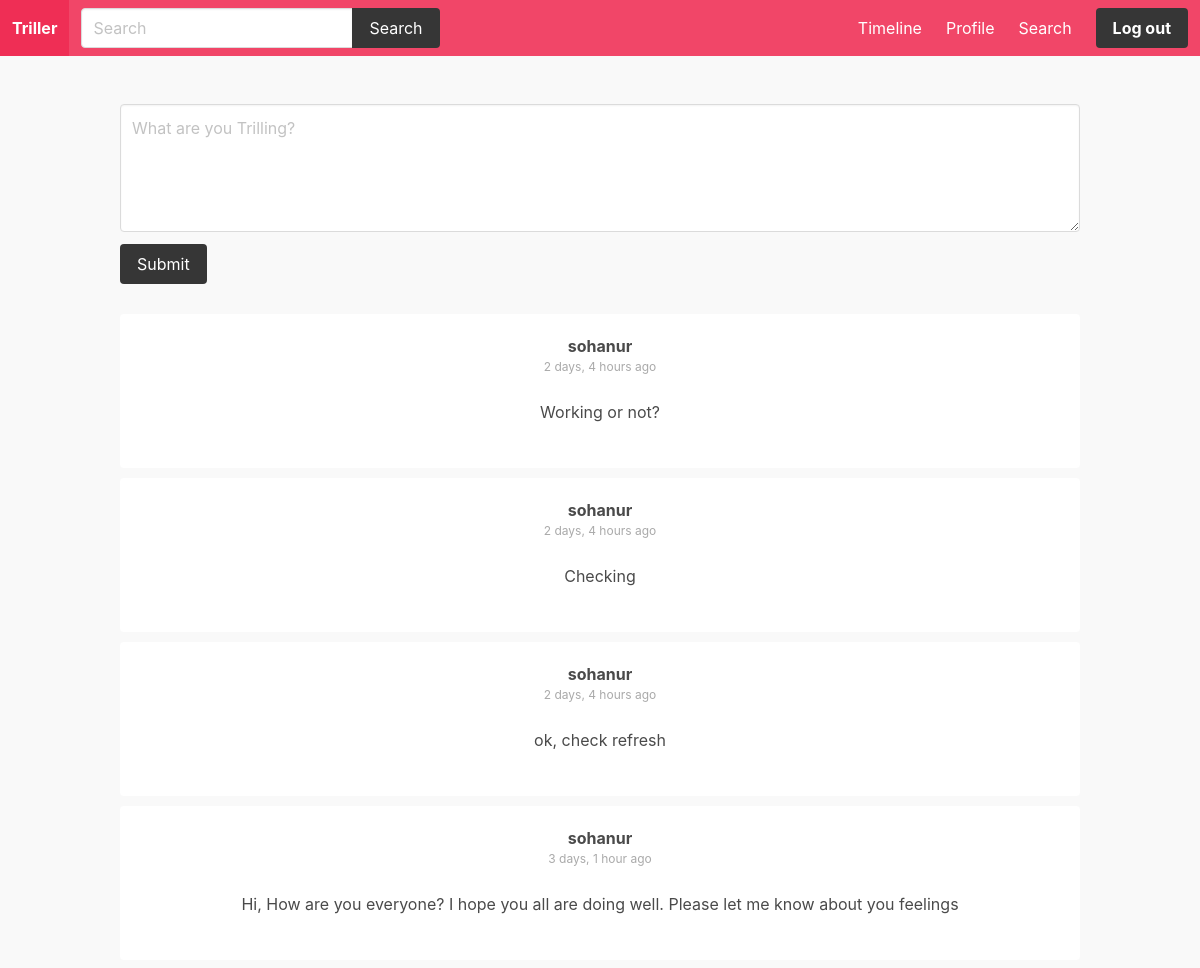
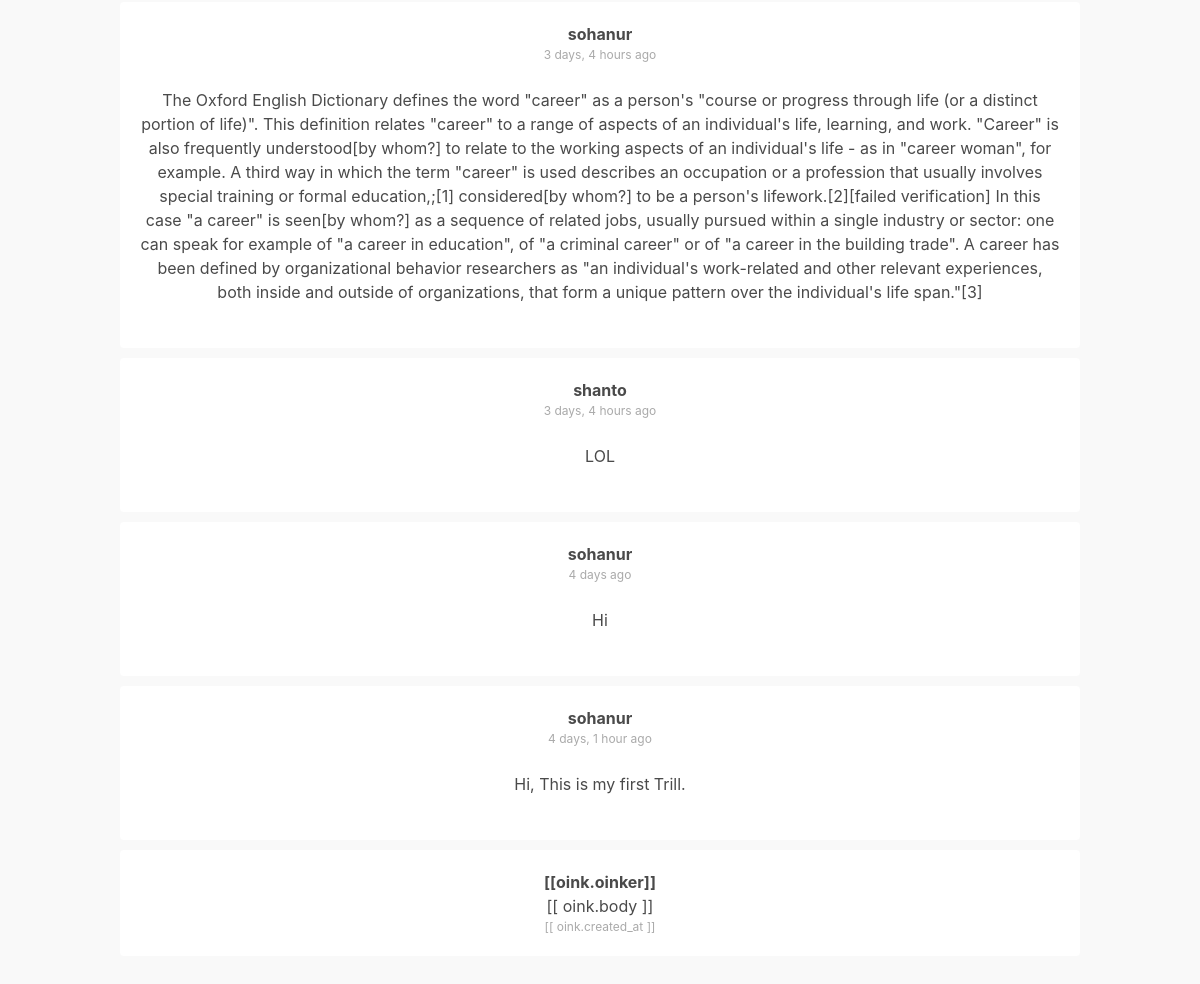
/feed/ (signed in), run on the app's committed database (2 pictures, top to bottom).
### feed/models.py (models this page shows)
class Oink(models.Model):
    body = models.CharField(max_length=300)
    created_by = models.ForeignKey(User, related_name='oinks', on_delete=models.CASCADE)
    created_at = models.DateTimeField(auto_now_add=True)
    class Meta:
        ordering = ('-created_at',)

### feed/views.py (the view)
# urls.py: path('feed/', feed, name ='feed'),
@login_required
def feed(request):
    userids = [request.user.id]
    for oinker in request.user.oinkerprofile.follows.all():
        userids.append(oinker.user.id)
    oinks = Oink.objects.filter(created_by_id__in= userids)
    context = {
        'oinks': oinks,
    }
    return render(request, 'feed/feed.html', context)

### templates/feed/feed.html (shortened to what this page needs)
{% extends 'core/base.html' %}
{% load humanize %}
{% block content %}
    <div class="container" id="feedapp">
        <div class="columns">
            <div class="column is-12">
                <div class="wrapper-form">
                    <form v-on:submit.prevent="submitOink()" onsubmit="return false;">
                        <div class="field">
                            <div class="control">
                                <textarea class="textarea" v-model="body" placeholder="What are you Trilling?"></textarea>
                            </div>
                        </div>
                        <div class="field">
                            <div class="control">
                                <button class="button is-dark">Submit</button>
                            </div>
                        </div>
                    </form>
                </div>
                <center>
                <div class="wrapper-oinks">
                    {% for oink in oinks %}
                    <div class="oink">
                        <p class="name">{{ oink.created_by.username }} <p class="info">{{ oink.created_at|naturaltime }}</p></p>
                        <p class="mt-5">{{ oink.body }}</p><br>
                    </div>
                    {% endfor %}
                    <div class="oink" v-for="oink in oinks">
                        <p class="name">[[oink.oinker]]</p>
                        <p> [[ oink.body ]]</p>
                        <p class="info">[[ oink.created_at ]]</p>
                    </div>
                </div>
                </center>
            </div>
        </div>
    </div>
{% endblock %}

### templates/core/base.html (shortened to what this page needs)
<!DOCTYPE html>
{% load static %}
<html>
    <head>
        <link rel="stylesheet" href="https://cdn.jsdelivr.net/npm/bulma@0.9.0/css/bulma.min.css">
        <link rel="stylesheet" href="{% static 'css/main.css' %}">
    </head>
    <body>
        <nav class="navbar is-danger" role="navigation">
            <div class="navbar-brand">
                <a href="/" class="navbar-item"><strong>Triller</strong></a>
            </div>
            <div class="navbar-menu">
                 <div class="navbar-start">
                    <div class="navbar-item">
                        <form method="get" action="">
                            <div class="field has-addons">
                                <div class="control">
                                    <input type="text" class="input" placeholder="Search" name="query">
                                </div>
                                <div class="control">
                                    <button class="button is-dark"> Search</button>
                                </div>
                            </div>
                        </form>
                    </div>
                </div>
                <div class="navbar-menu">
                    <div class="navbar-end">
                        {% if request.user.is_authenticated %}
                            <a href="{% url 'feed' %}" class="navbar-item">Timeline</a>
                            <a href="{% url 'oinkerprofile' request.user.username %}" class="navbar-item">Profile</a>
                            <a href="{% url 'search' %}" class="navbar-item">Search</a>
                        {% endif %}
                        <div class="navbar-item">
                            <div class="buttons">
                            {% if request.user.is_authenticated %}
                                <a href="{% url 'logout' %}" class="button is-dark"><strong>Log out</strong></a>
                            {% else %}
                                <a href="{% url 'signup' %}" class="button is-success"><strong>Sign up</strong></a>
                                <a href="{% url 'login' %}" class="button is-dark">Log in</a>
                            {% endif %}
                            </div>
                        </div>
                    </div>
                </div>
    </div>
</nav>
        <section class="section">
            {% block content %}
            {% endblock %}
        </section>
    </body>
</html>

### static/css/main.css (style rules this page uses)
body { background: #f9f9f9; }
.wrapper-oinks { margin-top: 30px; }
.wrapper-oinks .oink, .notifications-wrapper .media { margin-bottom: 10px; padding: 20px; border-radius: 4px; background: #fff; }
.wrapper-oinks .oink .name { font-weight: bold; }
.wrapper-oinks .oink .info { font-size: 12px; color: rgb(170, 170, 170); }

### data on the page
Oink: created_by.username "sohanur", created_at "2 days, 4 hours ago", body "Working or not?"
Oink: created_by.username "sohanur", created_at "2 days, 4 hours ago", body "Checking"
Oink: created_by.username "sohanur", created_at "2 days, 4 hours ago", body "ok, check refresh"
Oink: created_by.username "sohanur", created_at "3 days, 1 hour ago", body "Hi, How are you everyone? I hope you all are doing well. Please let me know about you feelings"
Oink: created_by.username "sohanur", created_at "3 days, 4 hours ago", body "The Oxford English Dictionary defines the word \"career\" as a person's \"course or progress through life (or a distinct portion of life)\". This definition relates \"career\" to a range of aspects of an individual's life, learning, and work. \"Career\" is also frequently understood[by whom?] to relate to the working aspects of an individual's life - as in \"career woman\", for example. A third way in which the term \"career\" is used describes an occupation or a profession that usually involves special training or formal education,;[1] considered[by whom?] to be a person's lifework.[2][failed verification] In this case \"a career\" is seen[by whom?] as a sequence of related jobs, usually pursued within…"
Oink: created_by.username "shanto", created_at "3 days, 4 hours ago", body "LOL"
Oink: created_by.username "sohanur", created_at "4 days ago", body "Hi"
Oink: created_by.username "sohanur", created_at "4 days, 1 hour ago", body "Hi, This is my first Trill."
